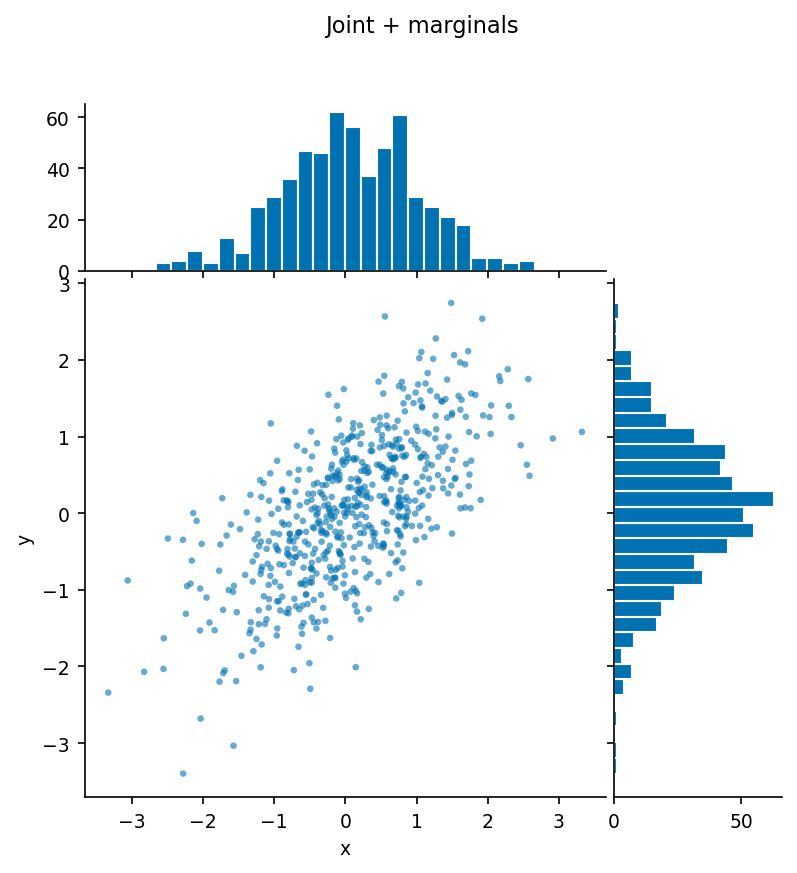

Write the Python code that produced this figure.
"""joint_marginal: 主散点 + 边缘直方图."""
import sys, os; sys.path.insert(0, os.path.join(os.path.dirname(os.path.abspath(__file__)), '..', '..', '_utils', 'python'))
import numpy as np
import matplotlib.pyplot as plt
from theme import apply_theme
from palette import cycle

def make_figure(x=None, y=None, title='Joint + marginals'):
    apply_theme(fig_size=(6, 6))
    if x is None:
        rng = np.random.default_rng(3)
        x = rng.normal(0, 1, 600); y = 0.6*x + rng.normal(0, 0.7, 600)
    fig = plt.figure()
    gs = fig.add_gridspec(4, 4, hspace=0.05, wspace=0.05)
    ax_main = fig.add_subplot(gs[1:, :-1])
    ax_top  = fig.add_subplot(gs[0, :-1], sharex=ax_main)
    ax_right= fig.add_subplot(gs[1:, -1], sharey=ax_main)
    ax_main.scatter(x, y, s=10, color=cycle(0), alpha=0.6, edgecolors='none')
    ax_top.hist(x,   bins=30, color=cycle(0), edgecolor='w')
    ax_right.hist(y, bins=30, color=cycle(0), edgecolor='w', orientation='horizontal')
    ax_top.tick_params(labelbottom=False)
    ax_right.tick_params(labelleft=False)
    ax_main.set_xlabel('x'); ax_main.set_ylabel('y')
    fig.suptitle(title)
    return fig

if __name__ == '__main__':
    fig = make_figure()
    fig.savefig(__file__.replace('.py', '.png'), dpi=150)
